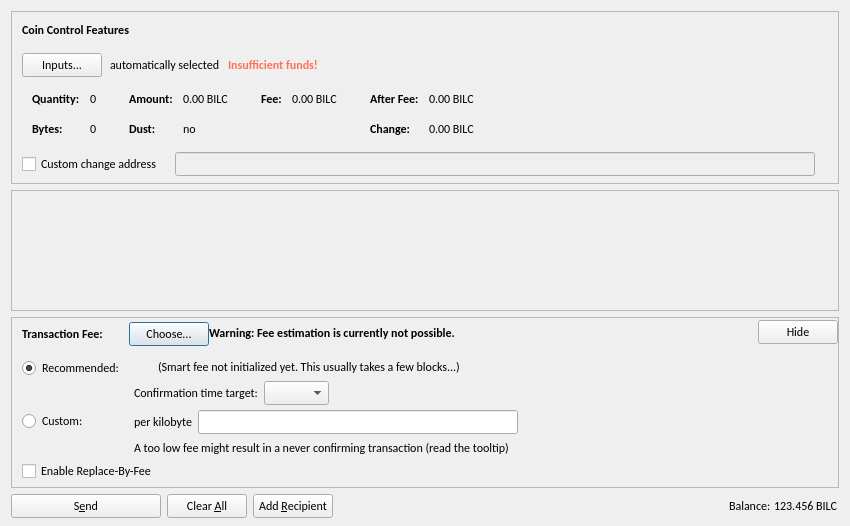
<?xml version="1.0" encoding="UTF-8"?>
<ui version="4.0">
 <class>SendCoinsDialog</class>
 <widget class="QDialog" name="SendCoinsDialog">
  <property name="geometry">
   <rect>
    <x>0</x>
    <y>0</y>
    <width>850</width>
    <height>526</height>
   </rect>
  </property>
  <property name="font">
   <font>
    <family>Calibri</family>
   </font>
  </property>
  <property name="windowTitle">
   <string>Send Coins</string>
  </property>
  <layout class="QVBoxLayout" name="verticalLayout" stretch="0,1,0,0">
   <property name="bottomMargin">
    <number>8</number>
   </property>
   <item>
    <widget class="QFrame" name="frameCoinControl">
     <property name="sizePolicy">
      <sizepolicy hsizetype="Expanding" vsizetype="Expanding">
       <horstretch>0</horstretch>
       <verstretch>0</verstretch>
      </sizepolicy>
     </property>
     <property name="maximumSize">
      <size>
       <width>16777215</width>
       <height>16777215</height>
      </size>
     </property>
     <property name="frameShape">
      <enum>QFrame::StyledPanel</enum>
     </property>
     <property name="frameShadow">
      <enum>QFrame::Sunken</enum>
     </property>
     <layout class="QVBoxLayout" name="verticalLayoutCoinControl2">
      <property name="spacing">
       <number>0</number>
      </property>
      <property name="leftMargin">
       <number>0</number>
      </property>
      <property name="topMargin">
       <number>0</number>
      </property>
      <property name="rightMargin">
       <number>0</number>
      </property>
      <property name="bottomMargin">
       <number>6</number>
      </property>
      <item>
       <layout class="QVBoxLayout" name="verticalLayoutCoinControl" stretch="0,0,0,0,1">
        <property name="spacing">
         <number>0</number>
        </property>
        <property name="leftMargin">
         <number>10</number>
        </property>
        <property name="topMargin">
         <number>10</number>
        </property>
        <item>
         <layout class="QHBoxLayout" name="horizontalLayoutCoinControl1">
          <property name="bottomMargin">
           <number>15</number>
          </property>
          <item>
           <widget class="QLabel" name="labelCoinControlFeatures">
            <property name="sizePolicy">
             <sizepolicy hsizetype="Preferred" vsizetype="Maximum">
              <horstretch>0</horstretch>
              <verstretch>0</verstretch>
             </sizepolicy>
            </property>
            <property name="font">
             <font>
              <weight>75</weight>
              <bold>true</bold>
             </font>
            </property>
            <property name="styleSheet">
             <string notr="true">font-weight:bold;</string>
            </property>
            <property name="text">
             <string>Coin Control Features</string>
            </property>
           </widget>
          </item>
         </layout>
        </item>
        <item>
         <layout class="QHBoxLayout" name="horizontalLayoutCoinControl2" stretch="0,0,0,0">
          <property name="spacing">
           <number>8</number>
          </property>
          <property name="bottomMargin">
           <number>10</number>
          </property>
          <item>
           <widget class="QPushButton" name="pushButtonCoinControl">
            <property name="styleSheet">
             <string notr="true"/>
            </property>
            <property name="text">
             <string>Inputs...</string>
            </property>
            <property name="autoDefault">
             <bool>false</bool>
            </property>
           </widget>
          </item>
          <item>
           <widget class="QLabel" name="labelCoinControlAutomaticallySelected">
            <property name="text">
             <string>automatically selected</string>
            </property>
            <property name="margin">
             <number>5</number>
            </property>
           </widget>
          </item>
          <item>
           <widget class="QLabel" name="labelCoinControlInsuffFunds">
            <property name="font">
             <font>
              <weight>75</weight>
              <bold>true</bold>
             </font>
            </property>
            <property name="styleSheet">
             <string notr="true">color: rgb(255, 113, 85);</string>
            </property>
            <property name="text">
             <string>Insufficient funds!</string>
            </property>
            <property name="margin">
             <number>5</number>
            </property>
           </widget>
          </item>
          <item>
           <spacer name="horizontalSpacerCoinControl">
            <property name="orientation">
             <enum>Qt::Horizontal</enum>
            </property>
            <property name="sizeHint" stdset="0">
             <size>
              <width>40</width>
              <height>1</height>
             </size>
            </property>
           </spacer>
          </item>
         </layout>
        </item>
        <item>
         <widget class="QWidget" name="widgetCoinControl" native="true">
          <property name="sizePolicy">
           <sizepolicy hsizetype="Preferred" vsizetype="Preferred">
            <horstretch>0</horstretch>
            <verstretch>0</verstretch>
           </sizepolicy>
          </property>
          <property name="minimumSize">
           <size>
            <width>0</width>
            <height>0</height>
           </size>
          </property>
          <property name="styleSheet">
           <string notr="true"/>
          </property>
          <layout class="QHBoxLayout" name="horizontalLayoutCoinControl5">
           <property name="leftMargin">
            <number>0</number>
           </property>
           <property name="topMargin">
            <number>0</number>
           </property>
           <property name="rightMargin">
            <number>0</number>
           </property>
           <property name="bottomMargin">
            <number>0</number>
           </property>
           <item>
            <layout class="QHBoxLayout" name="horizontalLayoutCoinControl3" stretch="0,0,0,1">
             <property name="spacing">
              <number>20</number>
             </property>
             <property name="topMargin">
              <number>0</number>
             </property>
             <property name="bottomMargin">
              <number>10</number>
             </property>
             <item>
              <layout class="QFormLayout" name="formLayoutCoinControl1">
               <property name="horizontalSpacing">
                <number>10</number>
               </property>
               <property name="verticalSpacing">
                <number>14</number>
               </property>
               <property name="leftMargin">
                <number>10</number>
               </property>
               <property name="topMargin">
                <number>4</number>
               </property>
               <property name="rightMargin">
                <number>6</number>
               </property>
               <item row="0" column="0">
                <widget class="QLabel" name="labelCoinControlQuantityText">
                 <property name="font">
                  <font>
                   <family>Calibri</family>
                   <weight>75</weight>
                   <bold>true</bold>
                  </font>
                 </property>
                 <property name="text">
                  <string>Quantity:</string>
                 </property>
                 <property name="margin">
                  <number>0</number>
                 </property>
                </widget>
               </item>
               <item row="0" column="1">
                <widget class="QLabel" name="labelCoinControlQuantity">
                 <property name="cursor">
                  <cursorShape>IBeamCursor</cursorShape>
                 </property>
                 <property name="contextMenuPolicy">
                  <enum>Qt::ActionsContextMenu</enum>
                 </property>
                 <property name="text">
                  <string notr="true">0</string>
                 </property>
                 <property name="margin">
                  <number>0</number>
                 </property>
                 <property name="textInteractionFlags">
                  <set>Qt::LinksAccessibleByMouse|Qt::TextSelectableByKeyboard|Qt::TextSelectableByMouse</set>
                 </property>
                </widget>
               </item>
               <item row="1" column="0">
                <widget class="QLabel" name="labelCoinControlBytesText">
                 <property name="font">
                  <font>
                   <family>Calibri</family>
                   <weight>75</weight>
                   <bold>true</bold>
                  </font>
                 </property>
                 <property name="text">
                  <string>Bytes:</string>
                 </property>
                </widget>
               </item>
               <item row="1" column="1">
                <widget class="QLabel" name="labelCoinControlBytes">
                 <property name="cursor">
                  <cursorShape>IBeamCursor</cursorShape>
                 </property>
                 <property name="contextMenuPolicy">
                  <enum>Qt::ActionsContextMenu</enum>
                 </property>
                 <property name="text">
                  <string notr="true">0</string>
                 </property>
                 <property name="textInteractionFlags">
                  <set>Qt::LinksAccessibleByMouse|Qt::TextSelectableByKeyboard|Qt::TextSelectableByMouse</set>
                 </property>
                </widget>
               </item>
              </layout>
             </item>
             <item>
              <layout class="QFormLayout" name="formLayoutCoinControl2">
               <property name="horizontalSpacing">
                <number>10</number>
               </property>
               <property name="verticalSpacing">
                <number>14</number>
               </property>
               <property name="leftMargin">
                <number>6</number>
               </property>
               <property name="topMargin">
                <number>4</number>
               </property>
               <property name="rightMargin">
                <number>6</number>
               </property>
               <item row="0" column="0">
                <widget class="QLabel" name="labelCoinControlAmountText">
                 <property name="font">
                  <font>
                   <family>Calibri</family>
                   <weight>75</weight>
                   <bold>true</bold>
                  </font>
                 </property>
                 <property name="text">
                  <string>Amount:</string>
                 </property>
                 <property name="margin">
                  <number>0</number>
                 </property>
                </widget>
               </item>
               <item row="0" column="1">
                <widget class="QLabel" name="labelCoinControlAmount">
                 <property name="cursor">
                  <cursorShape>IBeamCursor</cursorShape>
                 </property>
                 <property name="contextMenuPolicy">
                  <enum>Qt::ActionsContextMenu</enum>
                 </property>
                 <property name="text">
                  <string notr="true">0.00 BILC</string>
                 </property>
                 <property name="textInteractionFlags">
                  <set>Qt::LinksAccessibleByMouse|Qt::TextSelectableByKeyboard|Qt::TextSelectableByMouse</set>
                 </property>
                </widget>
               </item>
               <item row="1" column="0">
                <widget class="QLabel" name="labelCoinControlLowOutputText">
                 <property name="font">
                  <font>
                   <family>Calibri</family>
                   <weight>75</weight>
                   <bold>true</bold>
                  </font>
                 </property>
                 <property name="text">
                  <string>Dust:</string>
                 </property>
                </widget>
               </item>
               <item row="1" column="1">
                <widget class="QLabel" name="labelCoinControlLowOutput">
                 <property name="cursor">
                  <cursorShape>IBeamCursor</cursorShape>
                 </property>
                 <property name="contextMenuPolicy">
                  <enum>Qt::ActionsContextMenu</enum>
                 </property>
                 <property name="text">
                  <string notr="true">no</string>
                 </property>
                 <property name="textInteractionFlags">
                  <set>Qt::LinksAccessibleByMouse|Qt::TextSelectableByKeyboard|Qt::TextSelectableByMouse</set>
                 </property>
                </widget>
               </item>
              </layout>
             </item>
             <item>
              <layout class="QFormLayout" name="formLayoutCoinControl3">
               <property name="horizontalSpacing">
                <number>10</number>
               </property>
               <property name="verticalSpacing">
                <number>14</number>
               </property>
               <property name="leftMargin">
                <number>6</number>
               </property>
               <property name="topMargin">
                <number>4</number>
               </property>
               <property name="rightMargin">
                <number>6</number>
               </property>
               <item row="0" column="0">
                <widget class="QLabel" name="labelCoinControlFeeText">
                 <property name="font">
                  <font>
                   <family>Calibri</family>
                   <weight>75</weight>
                   <bold>true</bold>
                  </font>
                 </property>
                 <property name="text">
                  <string>Fee:</string>
                 </property>
                 <property name="margin">
                  <number>0</number>
                 </property>
                </widget>
               </item>
               <item row="0" column="1">
                <widget class="QLabel" name="labelCoinControlFee">
                 <property name="cursor">
                  <cursorShape>IBeamCursor</cursorShape>
                 </property>
                 <property name="contextMenuPolicy">
                  <enum>Qt::ActionsContextMenu</enum>
                 </property>
                 <property name="text">
                  <string notr="true">0.00 BILC</string>
                 </property>
                 <property name="textInteractionFlags">
                  <set>Qt::LinksAccessibleByMouse|Qt::TextSelectableByKeyboard|Qt::TextSelectableByMouse</set>
                 </property>
                </widget>
               </item>
              </layout>
             </item>
             <item>
              <layout class="QFormLayout" name="formLayoutCoinControl4">
               <property name="horizontalSpacing">
                <number>10</number>
               </property>
               <property name="verticalSpacing">
                <number>14</number>
               </property>
               <property name="leftMargin">
                <number>6</number>
               </property>
               <property name="topMargin">
                <number>4</number>
               </property>
               <property name="rightMargin">
                <number>6</number>
               </property>
               <item row="0" column="0">
                <widget class="QLabel" name="labelCoinControlAfterFeeText">
                 <property name="font">
                  <font>
                   <family>Calibri</family>
                   <weight>75</weight>
                   <bold>true</bold>
                  </font>
                 </property>
                 <property name="text">
                  <string>After Fee:</string>
                 </property>
                 <property name="margin">
                  <number>0</number>
                 </property>
                </widget>
               </item>
               <item row="0" column="1">
                <widget class="QLabel" name="labelCoinControlAfterFee">
                 <property name="cursor">
                  <cursorShape>IBeamCursor</cursorShape>
                 </property>
                 <property name="contextMenuPolicy">
                  <enum>Qt::ActionsContextMenu</enum>
                 </property>
                 <property name="text">
                  <string notr="true">0.00 BILC</string>
                 </property>
                 <property name="textInteractionFlags">
                  <set>Qt::LinksAccessibleByMouse|Qt::TextSelectableByKeyboard|Qt::TextSelectableByMouse</set>
                 </property>
                </widget>
               </item>
               <item row="1" column="0">
                <widget class="QLabel" name="labelCoinControlChangeText">
                 <property name="font">
                  <font>
                   <family>Calibri</family>
                   <weight>75</weight>
                   <bold>true</bold>
                  </font>
                 </property>
                 <property name="text">
                  <string>Change:</string>
                 </property>
                </widget>
               </item>
               <item row="1" column="1">
                <widget class="QLabel" name="labelCoinControlChange">
                 <property name="cursor">
                  <cursorShape>IBeamCursor</cursorShape>
                 </property>
                 <property name="contextMenuPolicy">
                  <enum>Qt::ActionsContextMenu</enum>
                 </property>
                 <property name="text">
                  <string notr="true">0.00 BILC</string>
                 </property>
                 <property name="textInteractionFlags">
                  <set>Qt::LinksAccessibleByMouse|Qt::TextSelectableByKeyboard|Qt::TextSelectableByMouse</set>
                 </property>
                </widget>
               </item>
              </layout>
             </item>
            </layout>
           </item>
          </layout>
         </widget>
        </item>
        <item>
         <layout class="QHBoxLayout" name="horizontalLayoutCoinControl4" stretch="0,0,0">
          <property name="spacing">
           <number>12</number>
          </property>
          <property name="sizeConstraint">
           <enum>QLayout::SetDefaultConstraint</enum>
          </property>
          <property name="topMargin">
           <number>5</number>
          </property>
          <property name="rightMargin">
           <number>5</number>
          </property>
          <item>
           <widget class="QCheckBox" name="checkBoxCoinControlChange">
            <property name="toolTip">
             <string>If this is activated, but the change address is empty or invalid, change will be sent to a newly generated address.</string>
            </property>
            <property name="text">
             <string>Custom change address</string>
            </property>
           </widget>
          </item>
          <item>
           <widget class="QValidatedLineEdit" name="lineEditCoinControlChange">
            <property name="enabled">
             <bool>false</bool>
            </property>
            <property name="sizePolicy">
             <sizepolicy hsizetype="Expanding" vsizetype="Fixed">
              <horstretch>0</horstretch>
              <verstretch>0</verstretch>
             </sizepolicy>
            </property>
           </widget>
          </item>
          <item>
           <widget class="QLabel" name="labelCoinControlChangeLabel">
            <property name="sizePolicy">
             <sizepolicy hsizetype="Preferred" vsizetype="Expanding">
              <horstretch>0</horstretch>
              <verstretch>0</verstretch>
             </sizepolicy>
            </property>
            <property name="minimumSize">
             <size>
              <width>0</width>
              <height>0</height>
             </size>
            </property>
            <property name="text">
             <string/>
            </property>
            <property name="margin">
             <number>3</number>
            </property>
           </widget>
          </item>
         </layout>
        </item>
        <item>
         <spacer name="verticalSpacerCoinControl">
          <property name="orientation">
           <enum>Qt::Vertical</enum>
          </property>
          <property name="sizeHint" stdset="0">
           <size>
            <width>800</width>
            <height>1</height>
           </size>
          </property>
         </spacer>
        </item>
       </layout>
      </item>
     </layout>
    </widget>
   </item>
   <item>
    <widget class="QScrollArea" name="scrollArea">
     <property name="autoFillBackground">
      <bool>false</bool>
     </property>
     <property name="styleSheet">
      <string notr="true">background-image: url(:/icons/sendcoin_background);</string>
     </property>
     <property name="widgetResizable">
      <bool>true</bool>
     </property>
     <widget class="QWidget" name="scrollAreaWidgetContents">
      <property name="geometry">
       <rect>
        <x>0</x>
        <y>0</y>
        <width>830</width>
        <height>112</height>
       </rect>
      </property>
      <layout class="QVBoxLayout" name="verticalLayout_2" stretch="0,1">
       <property name="leftMargin">
        <number>0</number>
       </property>
       <property name="topMargin">
        <number>0</number>
       </property>
       <property name="rightMargin">
        <number>0</number>
       </property>
       <property name="bottomMargin">
        <number>0</number>
       </property>
       <item>
        <layout class="QVBoxLayout" name="entries">
         <property name="spacing">
          <number>6</number>
         </property>
        </layout>
       </item>
       <item>
        <spacer name="verticalSpacer">
         <property name="orientation">
          <enum>Qt::Vertical</enum>
         </property>
         <property name="sizeHint" stdset="0">
          <size>
           <width>20</width>
           <height>40</height>
          </size>
         </property>
        </spacer>
       </item>
      </layout>
     </widget>
    </widget>
   </item>
   <item>
    <widget class="QFrame" name="frameFee">
     <property name="sizePolicy">
      <sizepolicy hsizetype="Expanding" vsizetype="Expanding">
       <horstretch>0</horstretch>
       <verstretch>0</verstretch>
      </sizepolicy>
     </property>
     <property name="maximumSize">
      <size>
       <width>16777215</width>
       <height>16777215</height>
      </size>
     </property>
     <property name="frameShape">
      <enum>QFrame::StyledPanel</enum>
     </property>
     <property name="frameShadow">
      <enum>QFrame::Sunken</enum>
     </property>
     <layout class="QVBoxLayout" name="verticalLayoutFee1">
      <property name="spacing">
       <number>0</number>
      </property>
      <property name="leftMargin">
       <number>0</number>
      </property>
      <property name="topMargin">
       <number>0</number>
      </property>
      <property name="rightMargin">
       <number>0</number>
      </property>
      <property name="bottomMargin">
       <number>0</number>
      </property>
      <item>
       <layout class="QVBoxLayout" name="verticalLayoutFee2" stretch="0,0,0">
        <property name="spacing">
         <number>0</number>
        </property>
        <property name="leftMargin">
         <number>10</number>
        </property>
        <property name="topMargin">
         <number>0</number>
        </property>
        <item>
         <layout class="QHBoxLayout" name="horizontalLayoutFee1">
          <property name="bottomMargin">
           <number>0</number>
          </property>
          <item>
           <layout class="QVBoxLayout" name="verticalLayoutFee7">
            <property name="spacing">
             <number>0</number>
            </property>
            <item>
             <spacer name="verticalSpacerSmartFee">
              <property name="orientation">
               <enum>Qt::Vertical</enum>
              </property>
              <property name="sizeType">
               <enum>QSizePolicy::Fixed</enum>
              </property>
              <property name="sizeHint" stdset="0">
               <size>
                <width>1</width>
                <height>4</height>
               </size>
              </property>
             </spacer>
            </item>
            <item>
             <layout class="QHBoxLayout" name="horizontalLayoutSmartFee">
              <property name="spacing">
               <number>10</number>
              </property>
              <item>
               <widget class="QLabel" name="labelFeeHeadline">
                <property name="sizePolicy">
                 <sizepolicy hsizetype="Preferred" vsizetype="Maximum">
                  <horstretch>0</horstretch>
                  <verstretch>0</verstretch>
                 </sizepolicy>
                </property>
                <property name="font">
                 <font>
                  <weight>75</weight>
                  <bold>true</bold>
                 </font>
                </property>
                <property name="styleSheet">
                 <string notr="true">font-weight:bold;</string>
                </property>
                <property name="text">
                 <string>Transaction Fee:</string>
                </property>
               </widget>
              </item>
              <item>
               <widget class="QLabel" name="labelFeeMinimized">
                <property name="text">
                 <string/>
                </property>
               </widget>
              </item>
              <item>
               <widget class="QPushButton" name="buttonChooseFee">
                <property name="text">
                 <string>Choose...</string>
                </property>
               </widget>
              </item>
             </layout>
            </item>
            <item>
             <spacer name="verticalSpacer_5">
              <property name="orientation">
               <enum>Qt::Vertical</enum>
              </property>
              <property name="sizeHint" stdset="0">
               <size>
                <width>1</width>
                <height>1</height>
               </size>
              </property>
             </spacer>
            </item>
           </layout>
          </item>
          <item>
           <widget class="QLabel" name="fallbackFeeWarningLabel">
            <property name="font">
             <font>
              <family>Calibri</family>
              <weight>75</weight>
              <bold>true</bold>
             </font>
            </property>
            <property name="toolTip">
             <string>Using the fallbackfee can result in sending a transaction that will take several hours or days (or never) to confirm. Consider choosing your fee manually or wait until you have validated the complete chain.</string>
            </property>
            <property name="text">
             <string>Warning: Fee estimation is currently not possible.</string>
            </property>
            <property name="wordWrap">
             <bool>false</bool>
            </property>
           </widget>
          </item>
          <item>
           <spacer name="horizontalSpacer_4">
            <property name="orientation">
             <enum>Qt::Horizontal</enum>
            </property>
            <property name="sizeType">
             <enum>QSizePolicy::MinimumExpanding</enum>
            </property>
            <property name="sizeHint" stdset="0">
             <size>
              <width>40</width>
              <height>20</height>
             </size>
            </property>
           </spacer>
          </item>
          <item>
           <widget class="QPushButton" name="buttonMinimizeFee">
            <property name="toolTip">
             <string>collapse fee-settings</string>
            </property>
            <property name="text">
             <string>Hide</string>
            </property>
           </widget>
          </item>
         </layout>
        </item>
        <item>
         <widget class="QFrame" name="frameFeeSelection">
          <layout class="QVBoxLayout" name="verticalLayoutFee12">
           <property name="spacing">
            <number>0</number>
           </property>
           <property name="leftMargin">
            <number>0</number>
           </property>
           <property name="topMargin">
            <number>0</number>
           </property>
           <property name="rightMargin">
            <number>0</number>
           </property>
           <property name="bottomMargin">
            <number>0</number>
           </property>
           <item>
            <layout class="QGridLayout" name="gridLayoutFee">
             <property name="topMargin">
              <number>10</number>
             </property>
             <property name="bottomMargin">
              <number>4</number>
             </property>
             <property name="horizontalSpacing">
              <number>10</number>
             </property>
             <property name="verticalSpacing">
              <number>4</number>
             </property>
             <item row="1" column="1">
              <layout class="QVBoxLayout" name="verticalLayoutFee8">
               <property name="spacing">
                <number>6</number>
               </property>
               <item>
                <layout class="QHBoxLayout" name="horizontalLayoutFee13">
                 <item>
                  <widget class="QLabel" name="labelCustomPerKilobyte">
                   <property name="toolTip">
                    <string>Specify a custom fee per kB (1,000 bytes) of the transaction's virtual size.

Note:  Since the fee is calculated on a per-byte basis, a fee of &quot;100 satoshis per kB&quot; for a transaction size of 500 bytes (half of 1 kB) would ultimately yield a fee of only 50 satoshis.</string>
                   </property>
                   <property name="text">
                    <string>per kilobyte</string>
                   </property>
                  </widget>
                 </item>
                 <item>
                  <widget class="BitcoinAmountField" name="customFee"/>
                 </item>
                 <item>
                  <spacer name="horizontalSpacer_6">
                   <property name="orientation">
                    <enum>Qt::Horizontal</enum>
                   </property>
                   <property name="sizeHint" stdset="0">
                    <size>
                     <width>1</width>
                     <height>1</height>
                    </size>
                   </property>
                  </spacer>
                 </item>
                </layout>
               </item>
               <item>
                <layout class="QHBoxLayout" name="horizontalLayoutFee8">
                 <item>
                  <widget class="QLabel" name="labelCustomFeeWarning">
                   <property name="enabled">
                    <bool>true</bool>
                   </property>
                   <property name="toolTip">
                    <string>When there is less transaction volume than space in the blocks, miners as well as relaying nodes may enforce a minimum fee. Paying only this minimum fee is just fine, but be aware that this can result in a never confirming transaction once there is more demand for bilcoin transactions than the network can process.</string>
                   </property>
                   <property name="text">
                    <string>A too low fee might result in a never confirming transaction (read the tooltip)</string>
                   </property>
                  </widget>
                 </item>
                 <item>
                  <spacer name="horizontalSpacer_2">
                   <property name="orientation">
                    <enum>Qt::Horizontal</enum>
                   </property>
                   <property name="sizeHint" stdset="0">
                    <size>
                     <width>1</width>
                     <height>1</height>
                    </size>
                   </property>
                  </spacer>
                 </item>
                </layout>
               </item>
              </layout>
             </item>
             <item row="0" column="0">
              <layout class="QVBoxLayout" name="verticalLayoutFee4" stretch="0,1">
               <item>
                <widget class="QRadioButton" name="radioSmartFee">
                 <property name="text">
                  <string>Recommended:</string>
                 </property>
                 <property name="checked">
                  <bool>true</bool>
                 </property>
                 <attribute name="buttonGroup">
                  <string notr="true">groupFee</string>
                 </attribute>
                </widget>
               </item>
               <item>
                <spacer name="verticalSpacer_2">
                 <property name="orientation">
                  <enum>Qt::Vertical</enum>
                 </property>
                 <property name="sizeHint" stdset="0">
                  <size>
                   <width>1</width>
                   <height>1</height>
                  </size>
                 </property>
                </spacer>
               </item>
              </layout>
             </item>
             <item row="1" column="0">
              <layout class="QVBoxLayout" name="verticalLayoutFee9" stretch="0,1">
               <item>
                <widget class="QRadioButton" name="radioCustomFee">
                 <property name="text">
                  <string>Custom:</string>
                 </property>
                 <attribute name="buttonGroup">
                  <string notr="true">groupFee</string>
                 </attribute>
                </widget>
               </item>
               <item>
                <spacer name="verticalSpacer_6">
                 <property name="orientation">
                  <enum>Qt::Vertical</enum>
                 </property>
                 <property name="sizeHint" stdset="0">
                  <size>
                   <width>1</width>
                   <height>1</height>
                  </size>
                 </property>
                </spacer>
               </item>
              </layout>
             </item>
             <item row="0" column="1">
              <layout class="QVBoxLayout" name="verticalLayoutFee3" stretch="0,0,1">
               <property name="spacing">
                <number>6</number>
               </property>
               <property name="topMargin">
                <number>2</number>
               </property>
               <item>
                <layout class="QHBoxLayout" name="horizontalLayoutFee12">
                 <item>
                  <widget class="QLabel" name="labelSmartFee">
                   <property name="text">
                    <string/>
                   </property>
                  </widget>
                 </item>
                 <item>
                  <widget class="QLabel" name="labelFeeEstimation">
                   <property name="text">
                    <string/>
                   </property>
                  </widget>
                 </item>
                 <item>
                  <widget class="QLabel" name="labelSmartFee2">
                   <property name="text">
                    <string>(Smart fee not initialized yet. This usually takes a few blocks...)</string>
                   </property>
                  </widget>
                 </item>
                 <item>
                  <spacer name="horizontalSpacer_5">
                   <property name="orientation">
                    <enum>Qt::Horizontal</enum>
                   </property>
                   <property name="sizeHint" stdset="0">
                    <size>
                     <width>1</width>
                     <height>1</height>
                    </size>
                   </property>
                  </spacer>
                 </item>
                </layout>
               </item>
               <item>
                <layout class="QHBoxLayout" name="horizontalLayoutFee9">
                 <item>
                  <layout class="QVBoxLayout" name="verticalLayoutFee6">
                   <item>
                    <widget class="QLabel" name="labelSmartFee3">
                     <property name="text">
                      <string>Confirmation time target:</string>
                     </property>
                    </widget>
                   </item>
                  </layout>
                 </item>
                 <item>
                  <layout class="QVBoxLayout" name="verticalLayoutFee5">
                   <property name="rightMargin">
                    <number>30</number>
                   </property>
                   <item>
                    <layout class="QHBoxLayout" name="horizontalLayoutConfTarget">
                     <property name="bottomMargin">
                      <number>0</number>
                     </property>
                     <item>
                      <widget class="QComboBox" name="confTargetSelector"/>
                     </item>
                     <item>
                      <spacer name="horizontalSpacerConfTarget">
                       <property name="orientation">
                        <enum>Qt::Horizontal</enum>
                       </property>
                       <property name="sizeHint" stdset="0">
                        <size>
                         <width>40</width>
                         <height>20</height>
                        </size>
                       </property>
                      </spacer>
                     </item>
                    </layout>
                   </item>
                  </layout>
                 </item>
                </layout>
               </item>
               <item>
                <spacer name="verticalSpacer_4">
                 <property name="orientation">
                  <enum>Qt::Vertical</enum>
                 </property>
                 <property name="sizeHint" stdset="0">
                  <size>
                   <width>1</width>
                   <height>1</height>
                  </size>
                 </property>
                </spacer>
               </item>
              </layout>
             </item>
            </layout>
           </item>
           <item>
            <widget class="QCheckBox" name="optInRBF">
             <property name="toolTip">
              <string>With Replace-By-Fee (BIP-125) you can increase a transaction's fee after it is sent. Without this, a higher fee may be recommended to compensate for increased transaction delay risk.</string>
             </property>
             <property name="text">
              <string>Enable Replace-By-Fee</string>
             </property>
            </widget>
           </item>
          </layout>
         </widget>
        </item>
        <item>
         <spacer name="verticalSpacerFee">
          <property name="orientation">
           <enum>Qt::Vertical</enum>
          </property>
          <property name="sizeHint" stdset="0">
           <size>
            <width>40</width>
            <height>5</height>
           </size>
          </property>
         </spacer>
        </item>
       </layout>
      </item>
     </layout>
    </widget>
   </item>
   <item>
    <layout class="QHBoxLayout" name="horizontalLayout">
     <item>
      <widget class="QPushButton" name="sendButton">
       <property name="minimumSize">
        <size>
         <width>150</width>
         <height>0</height>
        </size>
       </property>
       <property name="toolTip">
        <string>Confirm the send action</string>
       </property>
       <property name="text">
        <string>S&amp;end</string>
       </property>
       <property name="icon">
        <iconset resource="../bitcoin.qrc">
         <normaloff>:/icons/send</normaloff>:/icons/send</iconset>
       </property>
       <property name="autoDefault">
        <bool>false</bool>
       </property>
       <property name="default">
        <bool>false</bool>
       </property>
      </widget>
     </item>
     <item>
      <widget class="QPushButton" name="clearButton">
       <property name="sizePolicy">
        <sizepolicy hsizetype="Minimum" vsizetype="Fixed">
         <horstretch>0</horstretch>
         <verstretch>0</verstretch>
        </sizepolicy>
       </property>
       <property name="toolTip">
        <string>Clear all fields of the form.</string>
       </property>
       <property name="text">
        <string>Clear &amp;All</string>
       </property>
       <property name="icon">
        <iconset resource="../bitcoin.qrc">
         <normaloff>:/icons/remove</normaloff>:/icons/remove</iconset>
       </property>
       <property name="autoDefault">
        <bool>false</bool>
       </property>
      </widget>
     </item>
     <item>
      <widget class="QPushButton" name="addButton">
       <property name="toolTip">
        <string>Send to multiple recipients at once</string>
       </property>
       <property name="text">
        <string>Add &amp;Recipient</string>
       </property>
       <property name="icon">
        <iconset resource="../bitcoin.qrc">
         <normaloff>:/icons/add</normaloff>:/icons/add</iconset>
       </property>
       <property name="autoDefault">
        <bool>false</bool>
       </property>
      </widget>
     </item>
     <item>
      <spacer name="horizontalSpacer">
       <property name="orientation">
        <enum>Qt::Horizontal</enum>
       </property>
       <property name="sizeHint" stdset="0">
        <size>
         <width>40</width>
         <height>20</height>
        </size>
       </property>
      </spacer>
     </item>
     <item>
      <layout class="QHBoxLayout" name="horizontalLayout_2">
       <property name="spacing">
        <number>3</number>
       </property>
       <item>
        <widget class="QLabel" name="label">
         <property name="sizePolicy">
          <sizepolicy hsizetype="Preferred" vsizetype="Fixed">
           <horstretch>0</horstretch>
           <verstretch>0</verstretch>
          </sizepolicy>
         </property>
         <property name="text">
          <string>Balance:</string>
         </property>
        </widget>
       </item>
       <item>
        <widget class="QLabel" name="labelBalance">
         <property name="sizePolicy">
          <sizepolicy hsizetype="Preferred" vsizetype="Fixed">
           <horstretch>0</horstretch>
           <verstretch>0</verstretch>
          </sizepolicy>
         </property>
         <property name="cursor">
          <cursorShape>IBeamCursor</cursorShape>
         </property>
         <property name="text">
          <string notr="true">123.456 BILC</string>
         </property>
         <property name="textInteractionFlags">
          <set>Qt::LinksAccessibleByMouse|Qt::TextSelectableByKeyboard|Qt::TextSelectableByMouse</set>
         </property>
        </widget>
       </item>
      </layout>
     </item>
    </layout>
   </item>
  </layout>
 </widget>
 <customwidgets>
  <customwidget>
   <class>QValidatedLineEdit</class>
   <extends>QLineEdit</extends>
   <header>qt/qvalidatedlineedit.h</header>
  </customwidget>
  <customwidget>
   <class>BitcoinAmountField</class>
   <extends>QLineEdit</extends>
   <header>qt/bitcoinamountfield.h</header>
   <container>1</container>
  </customwidget>
 </customwidgets>
 <resources>
  <include location="../bitcoin.qrc"/>
 </resources>
 <connections/>
 <buttongroups>
  <buttongroup name="groupFee"/>
 </buttongroups>
</ui>
